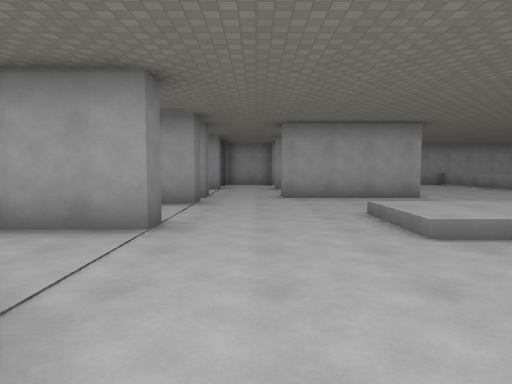
[1] (above)

17 first-person views from a walk through a level from a Godot 3-D game. The camera is 1.5 m above the floor, tilts 4° down and sees 75° across. The floor is counted in squares, 2 m on a side. Each view is taken from the middle of a square. On the plan, view 1 faces up. The plan holds only what a view shows up to about 11 squares ahead; the rest is blank. The place goes on beyond the plan. Characters and animated objects are left out. Door leaves are left out where a doorway can be walked through. Surface patterns are stand-ins for the level's own textures.

[2]
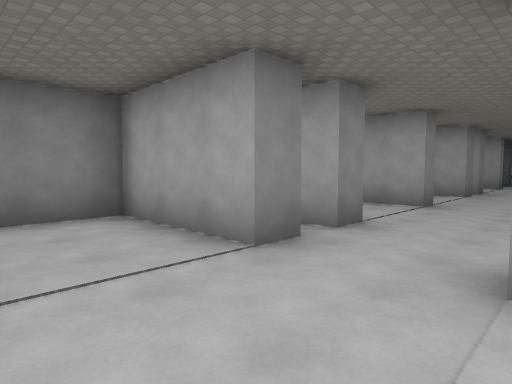

[3]
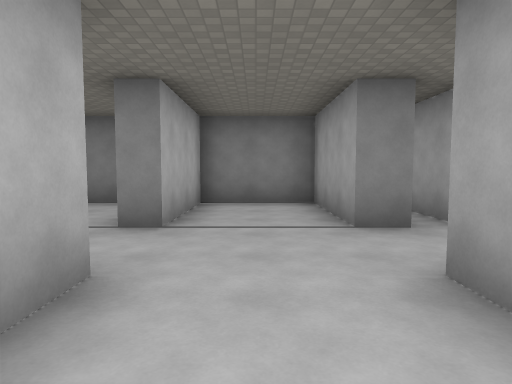

[4]
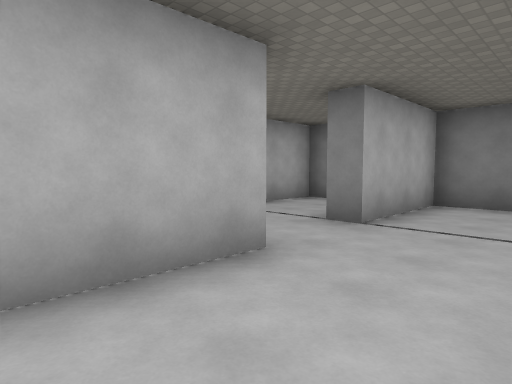

[5]
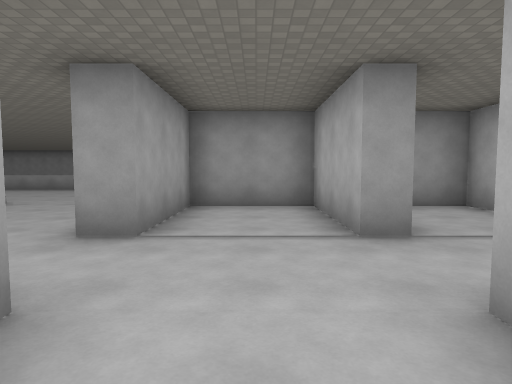

[6]
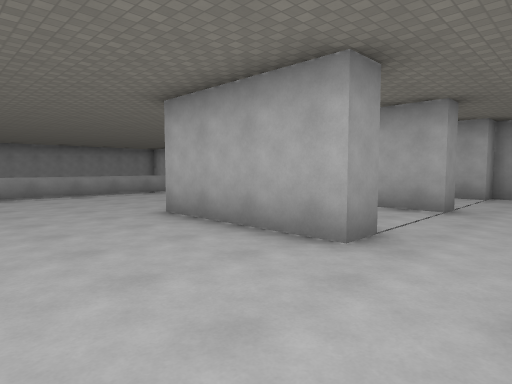

[7]
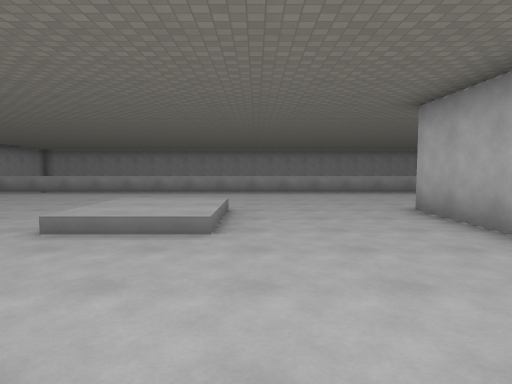

[8]
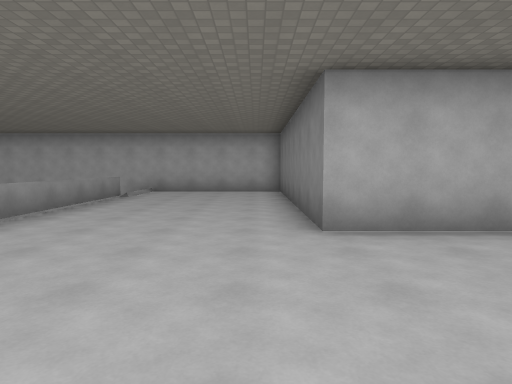

[9]
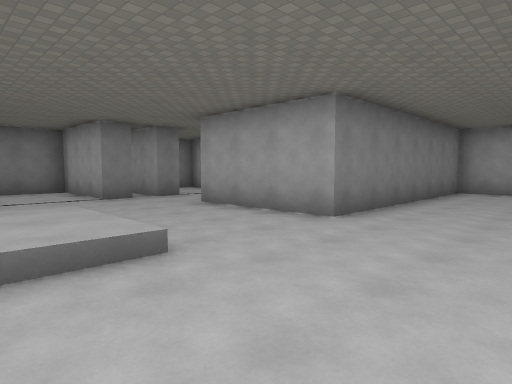

[10]
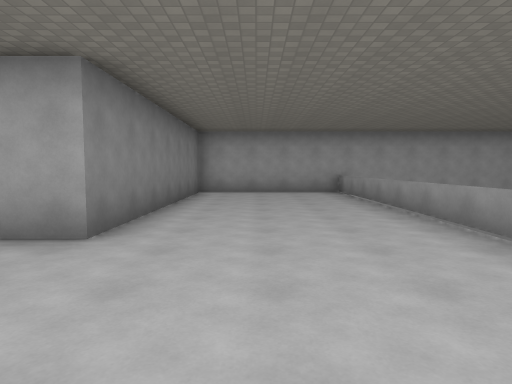

[11]
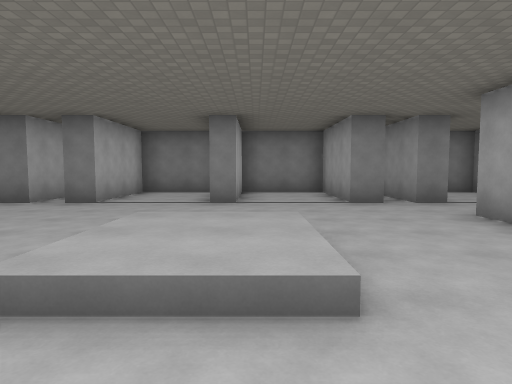

[12]
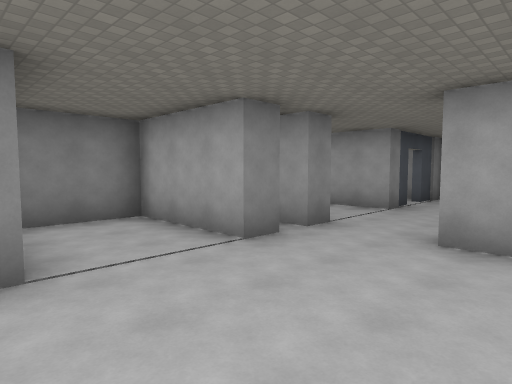

[13]
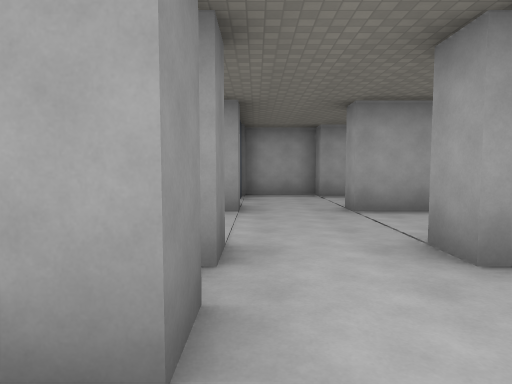

[14]
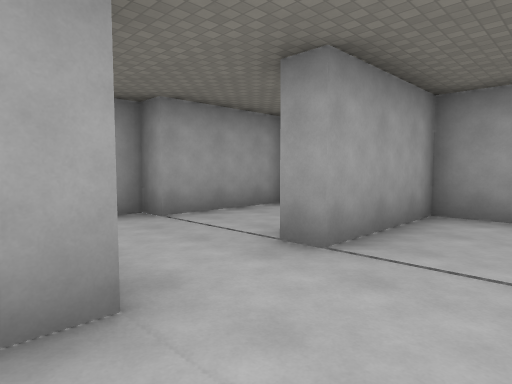

[15]
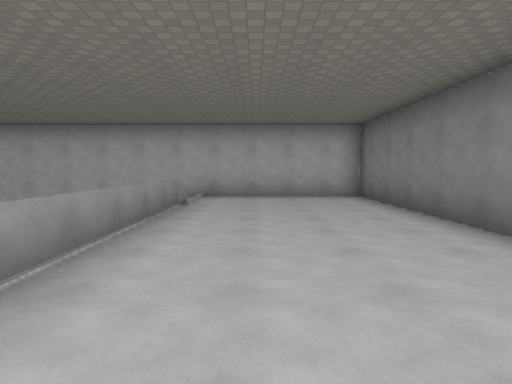

[16]
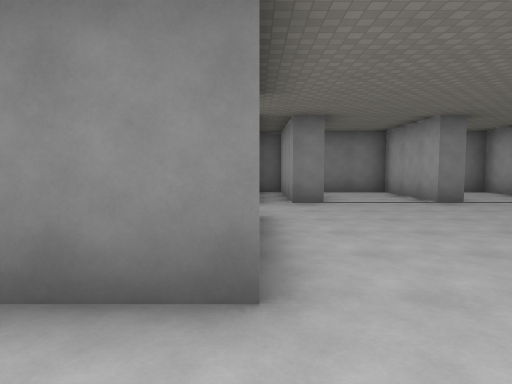

[17]
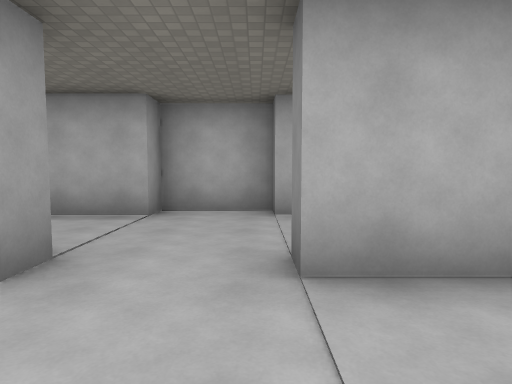

### Floor plan
Key: @ floor where view 1 was taken; # wall or solid block; . main floor; : floor 0.5 m higher than the main floor; / step, stairs or slope; D open door; v drop or lower ground.
Columns run from 5 left of view 1 to 11 right of it. Each row starts with its distance up from view 1.
 16    ####  ########
 15    #..####....v
 14    DD....#....v
 13    #D....#....v
 12 #####.####....v
 11 #........#....v
 10   .......#....v
  9   ##..####....v
  8    ...........v
  7 ####..........v
  6 #.............v
  5 #....../::....v
  4 ####.../::....v
  3 #.............v
  2 #.............v
  1 ####..........v
  0 ####.@####....v
 -1 #........#....v
 -2 #........#....v
 -3 #........#....v
 -4 ####..####....v
 -5 #........#....v
 -6 #........#....
 -7 #################

Where each view was taken, in squares from view 1:
view 1: 0 up, 0 right, facing up
view 2: 3 down, 1 right, facing up-left
view 3: 2 down, 3 right, facing left
view 4: 1 down, 3 right, facing down-left
view 5: 2 down, 3 left, facing right
view 6: 3 up, 1 left, facing down-right
view 7: 3 up, 2 left, facing right
view 8: 4 up, 5 right, facing down
view 9: 4 up, 7 right, facing up-left
view 10: 5 up, 6 right, facing up
view 11: 5 up, 6 right, facing left
view 12: 4 up, 2 right, facing up-left
view 13: 6 up, 1 left, facing up
view 14: 10 up, 2 left, facing up-right
view 15: 2 up, 7 right, facing down
view 16: 0 up, 6 right, facing left
view 17: 1 down, 1 left, facing down
